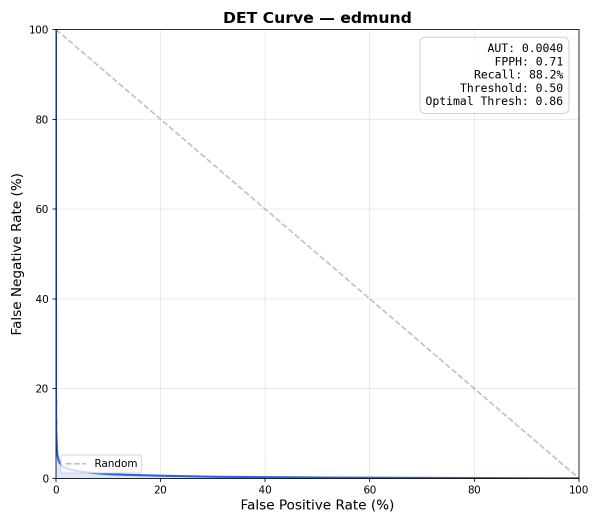
#> input picture integrations/mirror/models/v1/edmund_det.png, 1200 x 1050 px (shown at 1/2 size)
$ python variant_grid.py out.png ../../../integrations/mirror/models/v1/edmund_det.png
#> lines starting #> are read from the running program, lines starting #| are printed output that depends on the picture
#!/usr/bin/env python3
"""Compose N candidate images into one labeled grid so the user can pick.

When you have three plausible interpretations of a fuzzy tweak, send
them all at once. One round beats three.

Usage:
  variant_grid.py <out.png> <in1> <in2> [in3 ...] [--labels "Left,Middle,Right"]
                   [--cols N] [--caption "Round 3 — which one?"]
"""
import argparse
import sys
from PIL import Image, ImageDraw, ImageFont


def pick_font(size: int):
    for path in (
        "/System/Library/Fonts/Supplemental/Arial Bold.ttf",
        "/System/Library/Fonts/Helvetica.ttc",
    ):
        try:
            return ImageFont.truetype(path, size)
        except OSError:
            continue
    return ImageFont.load_default()


def main() -> int:
    ap = argparse.ArgumentParser()
    ap.add_argument("outfile")
    ap.add_argument("infiles", nargs="+")
    ap.add_argument("--labels", default="")
    ap.add_argument("--cols", type=int, default=0, help="0 = auto")
    ap.add_argument("--caption", default="")
    ap.add_argument("--bg", default="#FFFFFF")
    args = ap.parse_args()

    images = [Image.open(p).convert("RGB") for p in args.infiles]
#> images = 1 item
    n = len(images)
#> n = 1
    cols = args.cols or (n if n <= 3 else 2)
#> cols = 1
    rows = (n + cols - 1) // cols
#> rows = 1

    # Normalize cell size to tallest-at-fixed-width
    cell_w = 1200
    resized = []
    for im in images:
        scale = cell_w / im.width
        resized.append(im.resize((cell_w, int(im.height * scale)), Image.LANCZOS))
#> this loop made 1 pass
#> scale on pass 1: 1
#> after the loop, resized = 1 item
    cell_h = max(im.height for im in resized)
#> cell_h = 1050

    gutter = 24
    pad = 36
    cap_h = 80 if args.caption else 0
    label_h = 64
    W = cols * cell_w + (cols + 1) * gutter + 2 * pad
#> W = 1320
    H = rows * (cell_h + label_h) + (rows + 1) * gutter + cap_h + 2 * pad
#> H = 1234

    canvas = Image.new("RGB", (W, H), args.bg)
#> canvas: PIL image 1320x1234 RGB; every value is 255
    draw = ImageDraw.Draw(canvas)

    font_label = pick_font(42)
    font_caption = pick_font(48)

    if args.caption:
        draw.text((pad, pad), args.caption, fill=(20, 20, 20), font=font_caption)

    labels = [s.strip() for s in args.labels.split(",")] if args.labels else []
    for i, im in enumerate(resized):
        r, c = divmod(i, cols)
        x = pad + gutter + c * (cell_w + gutter)
        y = pad + cap_h + gutter + r * (cell_h + label_h + gutter)
        # Center the image vertically within its row's cell area
        yo = y + (cell_h - im.height) // 2
        canvas.paste(im, (x, yo))
        label = labels[i] if i < len(labels) else f"Option {chr(ord('A') + i)}"
        draw.text((x, y + cell_h + 8), label, fill=(20, 20, 20), font=font_label)
#> this loop made 1 pass
#> (r, c, x, y, yo, label) on pass 1: (0, 0, 60, 60, 60, 'Option A')
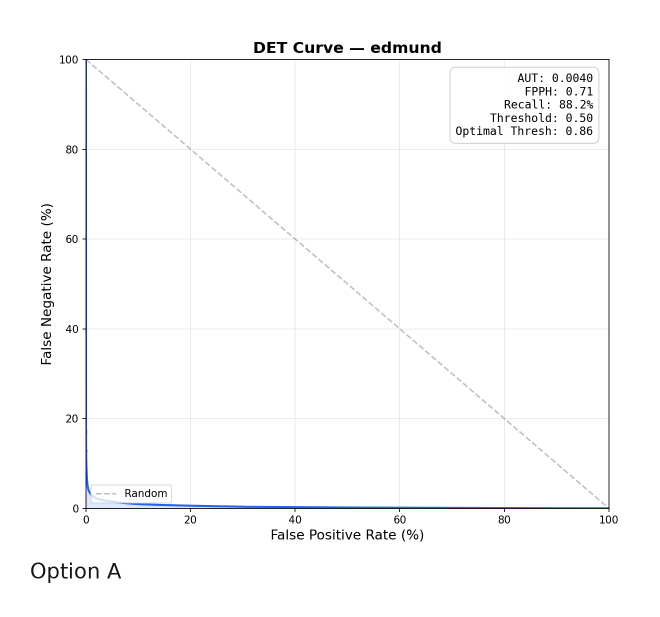
#> canvas: PIL image 1320x1234 RGB (shown at 1/2 size); mean R, G, B 250.8, 250.9, 251.3

    canvas.save(args.outfile, quality=92)
    print(args.outfile)
    return 0


if __name__ == "__main__":
    sys.exit(main())
#> (the program exits here)
